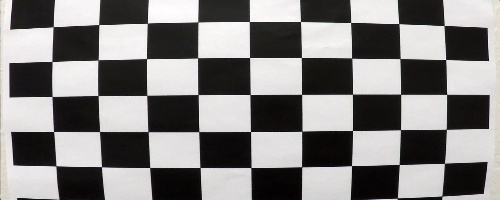
#> input picture examples/calibration1.jpg, 500 x 200 px; its folder holds only this picture in this run
$ python -i image_helper.py   (imports and definitions only)   (older library calls are emulated)
#> lines starting #> are read from the running program, lines starting #| are printed output that depends on the picture; after the words box and inside, x2 and y2 are one past the last pixel; in counts of white or black regions, pixels touching at a corner belong together
#> further down, picture is the input picture: shape (200, 500, 3); mean B, G, R 127.8, 128.5, 130.2
# This python script contains functions that are needed for advanced lane finding project and it includes following topics

### camera calibration
# 	- calibrate_camera(None) - returns None

### distortion correction
# 	- undistort(image) - returns dst (undistorted image)

### gradient and color threshold
#	- abs_sobel_thresh(image, orientation, kernel, threshold) - returns binary_image (gradient thresholded binary image)
#	- mag_threshold(image, kernel, threshold) - returns binary_image (gradient's magnitude thresholded binary image)
#	- dir_threshold(image, kernel, threshold) - returns binary_image (gradient's direction thresholded binary image)
#	- col_threshold(image, threshold) - returns binary_image (color thresholded binary image)

### combining gradient and color thresholds from above
# [9 lines of commented-out code are left out]

### prespective transform
#	- warp(image, src, destination) - returns warped_image and Minv (inverse prespective transform matrix mapping)

### fitting polynomials
#	- fit_polynomial(binary_warped, nwindows=9, plotit=False) - returns left_fitx, right_fitx and ploty

### curvature calculation
#	- calculate_curvature(ploty, plotit=False) - , returns real_left_curverad, real_right_curverad, offset_from_center

# import modules
import numpy as np
import cv2, glob, pickle

import matplotlib.pyplot as plt

# [57 lines left out: functions calibrate_camera, undistort, not called in this run]

def abs_sobel_thresh(img, orient='x', sobel_kernel=3, thresh=(0,255)):
	"""
	This function takes in image, orientation and threshold, basically it takes gradient of an image
	in the given x or y direction for the specified threshold
	"""
#> called with orient = 'x', sobel_kernel = 3, thresh = (0, 255)
	thresh_min = thresh[0]
	thresh_max = thresh[1]
	# Convert to grayscale
	gray = cv2.cvtColor(img, cv2.COLOR_RGB2GRAY)

	# Apply x or y gradient with the OpenCV Sobel() function
	# and take the absolute value
	if orient == 'x':
		abs_sobel = np.absolute(cv2.Sobel(gray, cv2.CV_64F, 1, 0, ksize=sobel_kernel))
	if orient == 'y':
		abs_sobel = np.absolute(cv2.Sobel(gray, cv2.CV_64F, 0, 1, ksize=sobel_kernel))

	# Rescale back to 8 bit integer
	scaled_sobel = np.uint8(255*abs_sobel/np.max(abs_sobel))
#> in combined_threshold, `gradx = abs_sobel_thresh(image, orient='x', sobel_kernel=sobel_kernel,..`: gradx: shape (200, 500); every value is 1
#> call 2 of abs_sobel_thresh, with orient = 'y', sobel_kernel = 3, thresh = (0, 255)
#> in abs_sobel_thresh (call 2), `abs_sobel = np.absolute(cv2.Sobel(gray, cv2.CV_64F, 0, 1, ksize=sobel_..`:
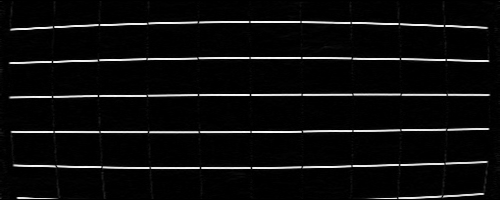
#> abs_sobel: shape (200, 500) float64; min 0, max 876, mean 46.2; drawn with min black and max white

	# Create a copy and apply the threshold
	binary_output = np.zeros_like(scaled_sobel)
	# Here I'm using inclusive (>=, <=) thresholds, but exclusive is ok too
	binary_output[(scaled_sobel >= thresh_min) & (scaled_sobel <= thresh_max)] = 1

	# Return the result
	return binary_output

def mag_thresh(img, sobel_kernel=3, thresh=(0, 255)):
	"""
	This function returns the magnitude of gradient for given sobel kernel size and threshold value
	"""
#> called with sobel_kernel = 3, thresh = (0, 255)
	# Convert to grayscale
	gray = cv2.cvtColor(img, cv2.COLOR_RGB2GRAY)

	# Take both Sobel x and y gradients
	sobelx = cv2.Sobel(gray, cv2.CV_64F, 1, 0, ksize=sobel_kernel)
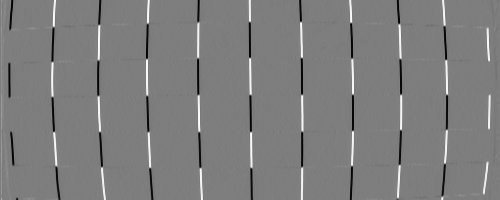
#> sobelx: shape (200, 500) float64; min -849, max 869, mean 0.1; drawn with min black and max white
	sobely = cv2.Sobel(gray, cv2.CV_64F, 0, 1, ksize=sobel_kernel)
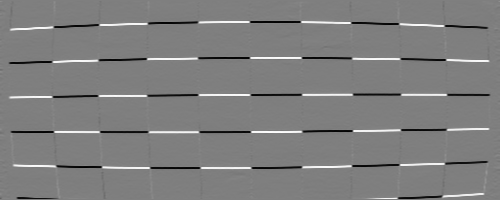
#> sobely: shape (200, 500) float64; min -872, max 876, mean -1.2; drawn with min black and max white

	# Calculate the gradient magnitude
	gradmag = np.sqrt(sobelx**2 + sobely**2)
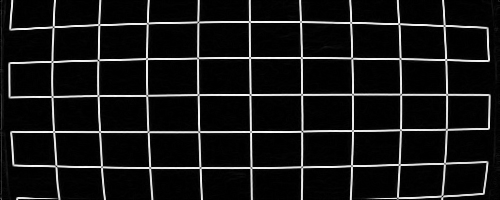
#> gradmag: shape (200, 500) float64; min 0, max 876, mean 78.6; drawn with min black and max white

	# Rescale to 8 bit
	scale_factor = np.max(gradmag)/255
#> scale_factor = 3.44
	gradmag = (gradmag/scale_factor).astype(np.uint8)

	# Create a binary image of ones where threshold is met, zeros otherwise
	binary_output = np.zeros_like(gradmag)
	binary_output[(gradmag >= thresh[0]) & (gradmag <= thresh[1])] = 1

	# Return the binary image
	return binary_output

def dir_threshold(img, sobel_kernel=3, thresh=(0, np.pi/2)):
	"""
	This function returns direction of gradient for the given sobel kernel size and threshold value
	The direction of the gradient is simply the inverse tangent (arctangent) of the y gradient
	divided by the x gradient: arctan(sobely/sobelx)
	"""
#> called with sobel_kernel = 3, thresh = (0, 1.57)
	# Convert to Grayscale
	gray = cv2.cvtColor(img, cv2.COLOR_RGB2GRAY)

	# Calculate the x and y gradients
	sobelx = cv2.Sobel(gray, cv2.CV_64F, 1, 0, ksize=sobel_kernel)
	sobely = cv2.Sobel(gray, cv2.CV_64F, 0, 1, ksize=sobel_kernel)

	# Take the absolute value of the gradient direction,
	# apply a threshold, and create a binary image result
	absgraddir = np.arctan2(np.absolute(sobely), np.absolute(sobelx))
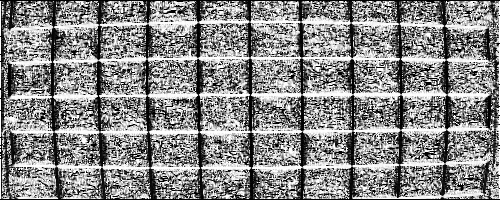
#> absgraddir: shape (200, 500) float64; min 0, max 1.57, mean 0.848; drawn with min black and max white
#> in combined_threshold, `dir_binary = dir_threshold(image, sobel_kernel=sobel_kernel, thresh=(d..`: dir_binary: shape (200, 500) float64; every value is 1
	binary_output =  np.zeros_like(absgraddir)
	binary_output[(absgraddir >= thresh[0]) & (absgraddir <= thresh[1])] = 1

	# Return the binary image
	return binary_output

def col_threshold(img, thresh=(0, 255)):
	"""
	This function thresholds the S-channel of HLS
	"""
#> called with thresh = (0, 255)
	# convert to HLS
	hls = cv2.cvtColor(img, cv2.COLOR_RGB2HLS)
#> hls: shape (200, 500, 3); mean of channels 0, 1, 2 110.4, 129, 21.4

	# s channel
	s_channel = hls[:,:,2]
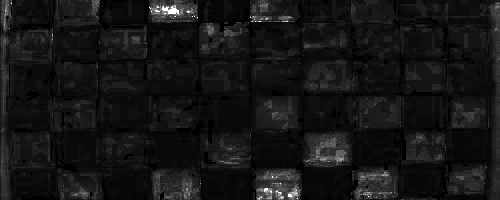
#> s_channel: shape (200, 500); min 0, max 255, mean 21.4

	# apply the threshold
	binary_output = np.zeros_like(s_channel)
	binary_output[(s_channel > thresh[0]) & (s_channel <= thresh[1])] = 1

	# return the binary image
	return binary_output

def combined_threshold(image, sobel_kernel=3
					   , sobel_threshold_x_min=0, sobel_threshold_x_max=255
					   , sobel_threshold_y_min=0, sobel_threshold_y_max=255
					   , mag_threshold_min=0, mag_threshold_max=255
					   , dir_threshold_min=0, dir_threshold_max=np.pi/2
					   , col_threshold_min=0, col_threshold_max=255):
	"""
	This function combines
	- abs sobel threshold (for x, y) - gradient of an image in the direction of x or y
	- magnitude of gradient
	- direction of gradient
	"""
	# Apply each of the thresholding functions
	gradx = abs_sobel_thresh(image, orient='x', sobel_kernel=sobel_kernel, thresh=(sobel_threshold_x_min, sobel_threshold_x_max))
	grady = abs_sobel_thresh(image, orient='y', sobel_kernel=sobel_kernel, thresh=(sobel_threshold_y_min, sobel_threshold_y_max))
	mag_binary = mag_thresh(image, sobel_kernel=sobel_kernel, thresh=(mag_threshold_min, mag_threshold_max))
	dir_binary = dir_threshold(image, sobel_kernel=sobel_kernel, thresh=(dir_threshold_min, dir_threshold_max))
	col_binary = col_threshold(image, thresh=(col_threshold_min, col_threshold_max))
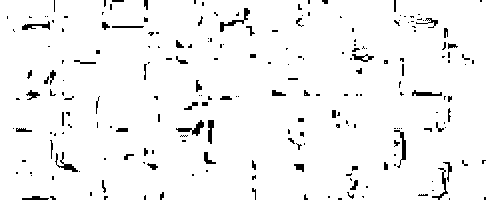
#> col_binary: shape (200, 500); values 0 (black) and 1 (white), 95.9% white; 218 black regions (152 under 20 px), largest, box (x1, y1, x2, y2) and area: (220, 8, 250, 32) 155, (176, 120, 204, 136) 151, (394, 130, 406, 168) 132

	# apply a threshold, and create a binary image result
	binary_output = np.zeros_like(dir_binary)
	binary_output[((gradx == 1) & (grady == 1)) | ((mag_binary == 1) & (dir_binary == 1)) | (col_binary == 1)] = 1

	# Return the binary image
	return binary_output

# [305 lines left out: functions pipeline, warp, region_of_interest, fit_polynomial, fit_line, calculate_curvature and 1 more, not called in this run]

>>> import cv2
>>> picture = cv2.imread('examples/calibration1.jpg')
>>> result = combined_threshold(picture)

$ run again, on examples/distorted_undistorted.png
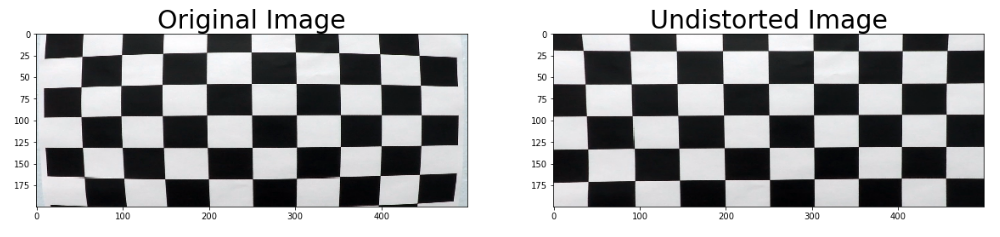
#> input picture examples/distorted_undistorted.png, 1000 x 237 px
#> picture is the input picture: shape (237, 1000, 3); mean B, G, R 170, 169, 168.6
#> gradx: shape (237, 1000); every value is 1
#> in mag_thresh, `gradmag = np.sqrt(sobelx**2 + sobely**2)`:
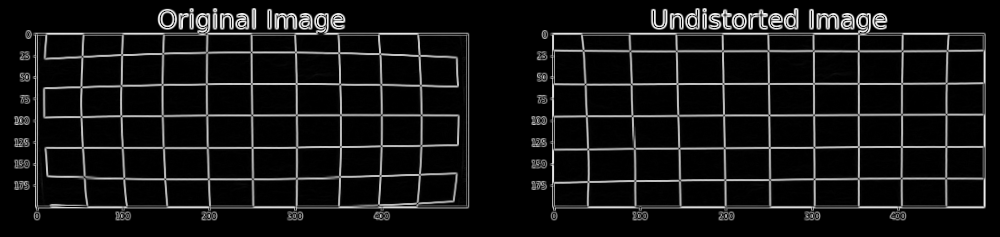
#> gradmag: shape (237, 1000) float64; min 0, max 1074.9, mean 89.6; drawn with min black and max white
#> scale_factor = 4.22
#> dir_binary: shape (237, 1000) float64; every value is 1
#> hls: shape (237, 1000, 3); mean of channels 0, 1, 2 44.5, 169.3, 12.8
#> in combined_threshold, `col_binary = col_threshold(image, thresh=(col_threshold_min, col_thres..`:
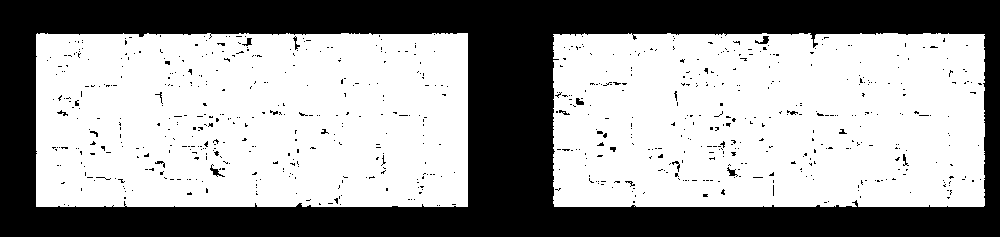
#> col_binary: shape (237, 1000); values 0 (black) and 1 (white), 61.7% white; 719 black regions (699 under 20 px), largest, box (x1, y1, x2, y2) and area: (0, 0, 1000, 237) 87808, (755, 36, 769, 44) 57, (210, 164, 225, 177) 57
